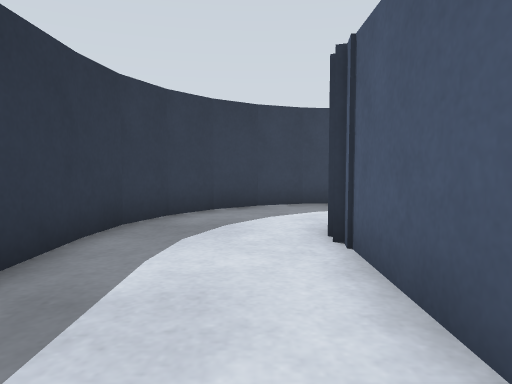
[1] (above)

24 first-person views from a walk through a Gazebo world. The camera is 0.47 m above the floor, tilts 4° down and sees 70° across. The floor is counted in squares, 0.5 m on a side. Each view is taken from the middle of a square. On the plan, view 1 faces up. The plan holds only what a view shows up to about 13 squares ahead; the rest is blank. The place goes on beyond the plan.

[2]
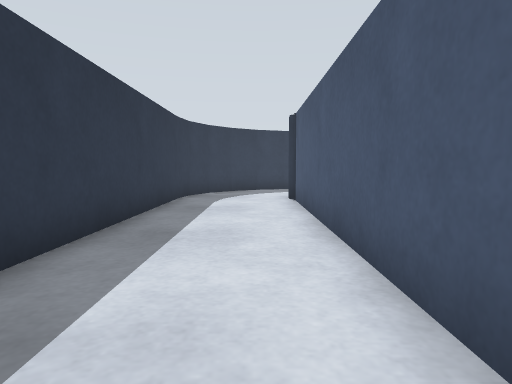

[3]
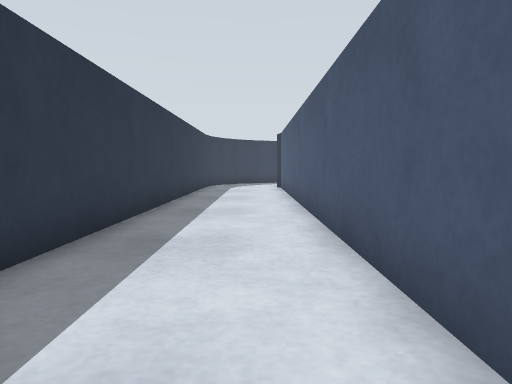

[4]
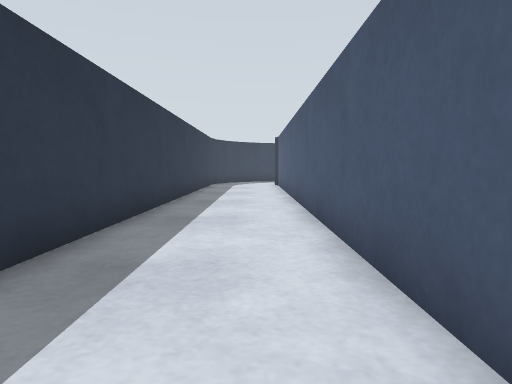

[5]
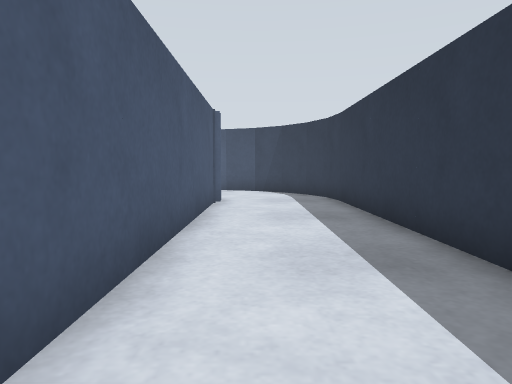

[6]
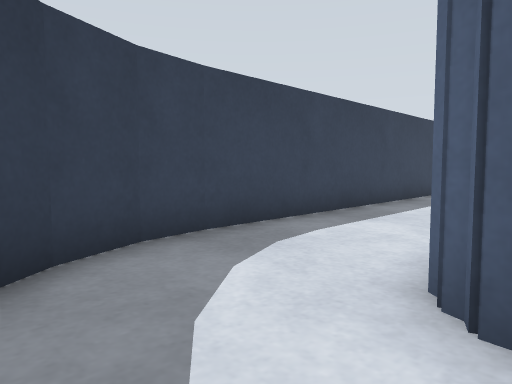

[7]
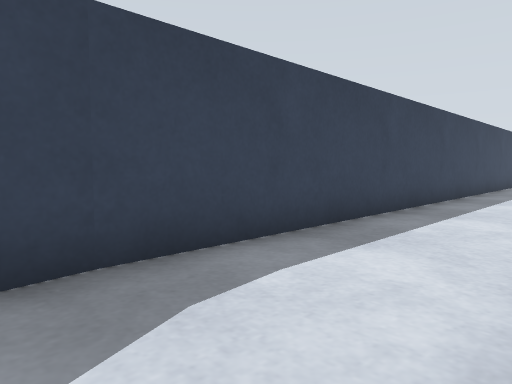

[8]
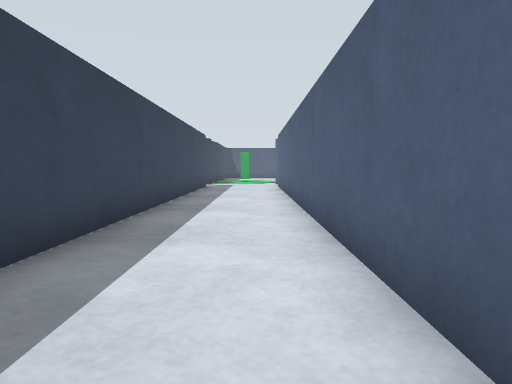

[9]
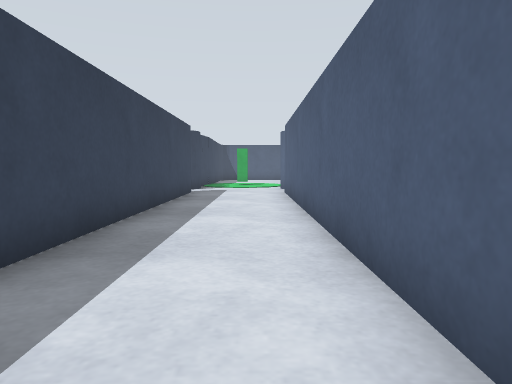

[10]
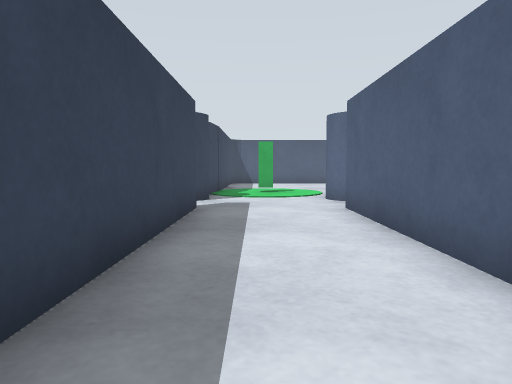

[11]
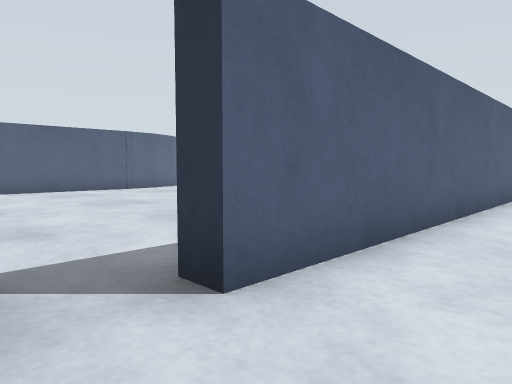

[12]
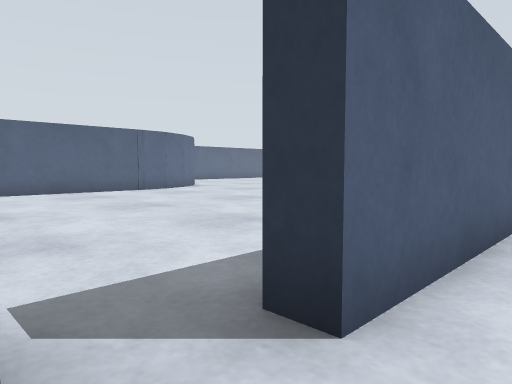

[13]
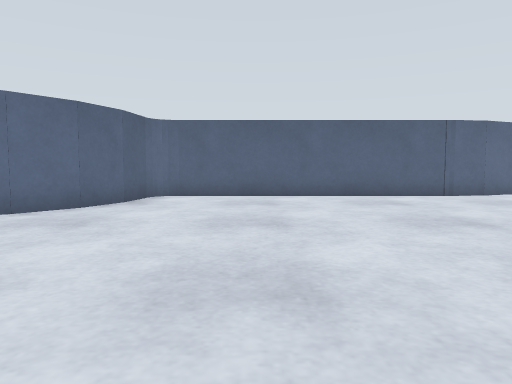

[14]
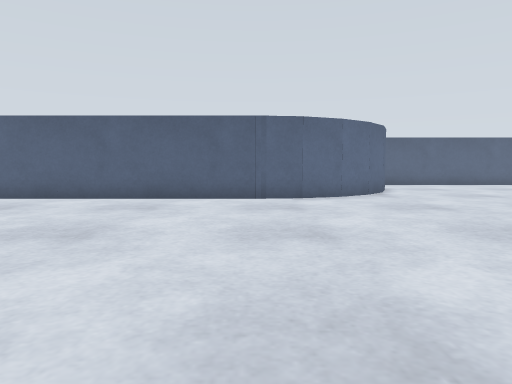

[15]
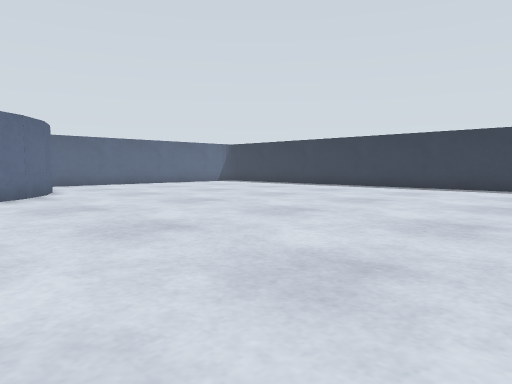

[16]
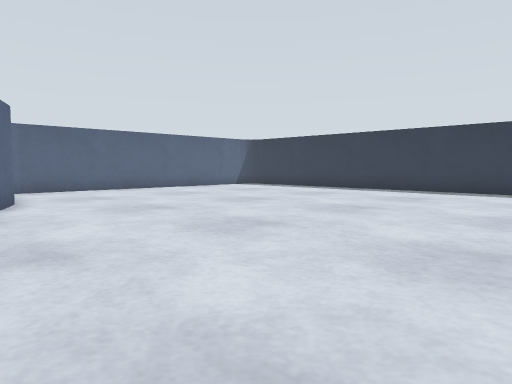

[17]
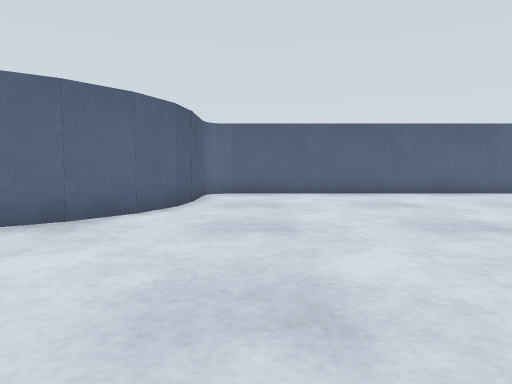

[18]
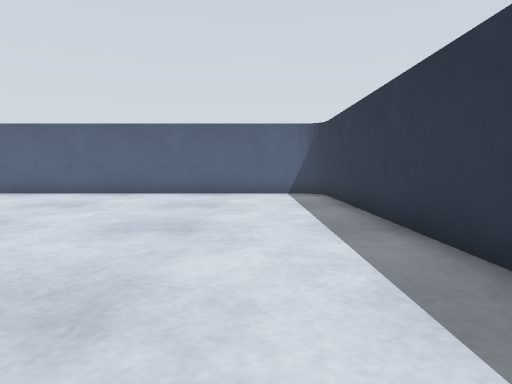

[19]
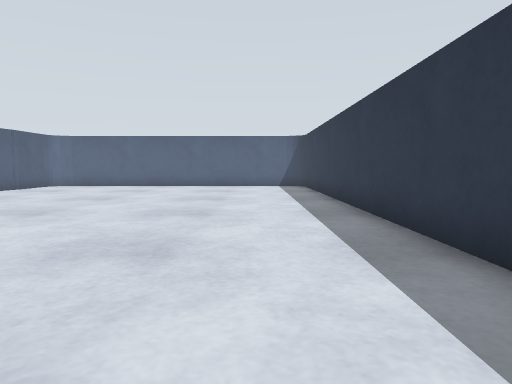

[20]
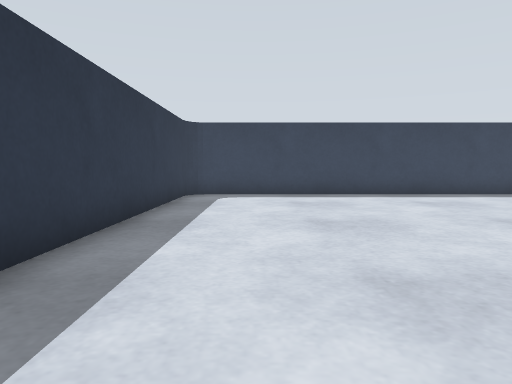

[21]
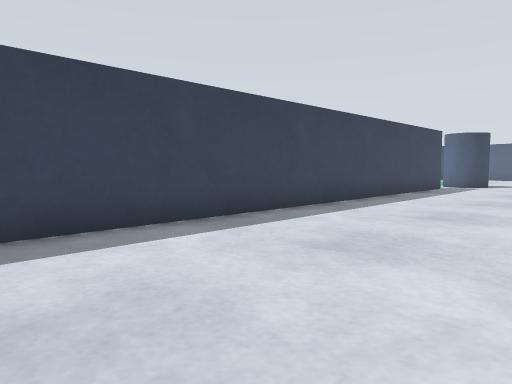

[22]
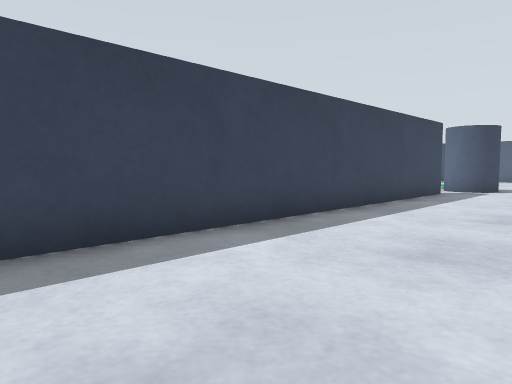

[23]
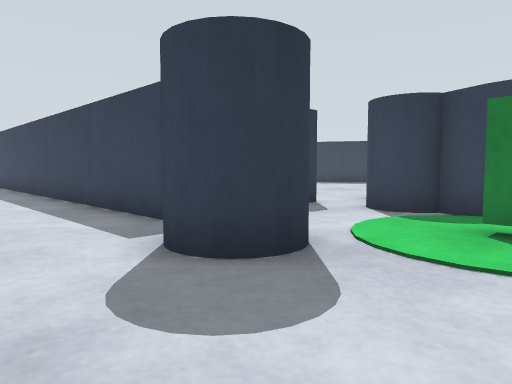

[24]
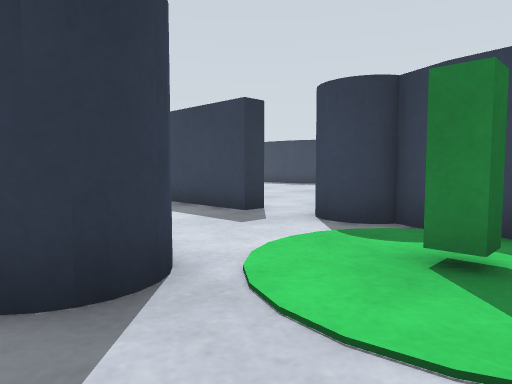

### Floor plan
Points are (right, up) in squares from view 1. A wall is a line through its corners. A room is listed if a view was taken in it or the views show most of it. See-through windows are left out.
Room 1 (views 1, 2, 3, 4, 5, 6, 7)
walls: (-2.3, 4.5) (-2.3, -14.1); (1.1, -13.5) (1.1, 4.2)
ways out: opening at (2.5, 7.5) to room 2
objects: blue box (-3, -15) to (-2, -15); blue box (-3, 5) to (-2, 5); blue box (-3, 6) to (-2, 6); blue box (-2, 7) to (-2, 8); blue box (-1, 8) to (-1, 9); blue box (0, 9) to (1, 10); blue box (2, 9) to (2, 10)
Room 2 (views 8, 9, 10, 11, 12, 13, 14, 15, 16, 17, 18, 19, 20, 21, 22, 23, 24)
walls: (18.6, -6.6) (27.5, -6.6); (8.4, 6) (24.3, 6) (24.3, 5.4) (2.5, 5.4); (13.7, -13.9) (13.7, -11.6); (27.3, -6.7) (27.8, -6.6); (12.7, -14.7) (13.2, -14.6); (24.3, 10) (24.3, 9.4) (2.4, 9.4); (2.7, 5.4) (2.2, 5.3); (1.7, 4.5) (1.7, -13.9); (1.8, 4.9) (1.7, 4.4); (2.5, -14.6) (12.9, -14.6); (2.1, -14.6) (2.6, -14.7)
ways out: opening at (2.5, 7.5) to room 1
objects: blue box (14, -11); blue box (14, -10) to (15, -9); blue box (15, -9) to (15, -8); blue box (16, -8) to (16, -7); blue box (17, -8) to (17, -7); blue box (18, -7); blue cylinder (26, 4) to (27, 6); blue cylinder (26, 9) to (27, 10); blue box (27, 10) to (28, 10); blue box (28, -5) to (29, -5); blue box (29, -4); blue box (29, -3) to (30, -3); marker (29, 7) to (29, 8); blue box (29, 9) to (29, 10); blue box (30, -2)

Where each view was taken, in squares from view 1:
view 1: 0 up, 0 right, facing up
view 2: 6 down, 0 right, facing up
view 3: 12 down, 0 right, facing up
view 4: 14 down, 0 right, facing up
view 5: 4 down, 0 right, facing down
view 6: 5 up, 1 left, facing up-right
view 7: 6 up, 1 right, facing up-right
view 8: 7 up, 7 right, facing right
view 9: 7 up, 11 right, facing right
view 10: 8 up, 16 right, facing right
view 11: 8 up, 26 right, facing down-left
view 12: 7 up, 26 right, facing down-left
view 13: 5 up, 25 right, facing down
view 14: 4 up, 19 right, facing down
view 15: 4 up, 18 right, facing down-left
view 16: 0 up, 16 right, facing down-left
view 17: 2 down, 12 right, facing down
view 18: 2 down, 4 right, facing down
view 19: 3 up, 4 right, facing down
view 20: 7 down, 4 right, facing up
view 21: 0 up, 8 right, facing up-right
view 22: 1 up, 11 right, facing up-right
view 23: 2 up, 30 right, facing up-left
view 24: 4 up, 30 right, facing up-left
